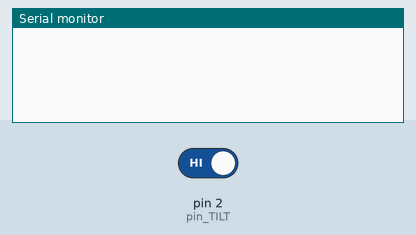
Bench run of a sketch on a simulated Arduino Uno, built with avr-gcc and run on an emulated ATmega328P. Shown: the last lines printed to the serial monitor. The inputs (shaded band) are chosen by the test bench; at power-on: pin 2 (pin_TILT) HIGH.

Above: at 1.2 s.
1.3 s: pin 2 (pin_TILT) driven LOW
At 2.7 s:
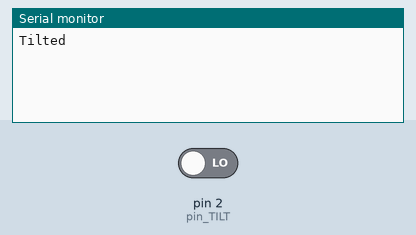
3.0 s: pin 2 (pin_TILT) driven HIGH
At 4.3 s:
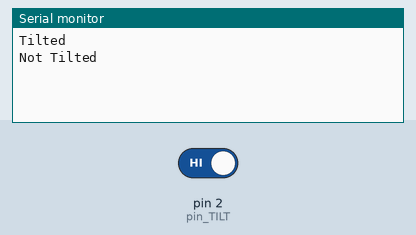

The sketch:

IOT_SMART_THING_TILT.ino
```cpp
int pin_TILT = 2;

uint8_t Tilt_pre = 0;
uint8_t Tilt_Value = 0;
uint32_t Time_check_Tilt = 0;

void setup() {
  Serial.begin(115200);

  pinMode(pin_TILT, INPUT_PULLUP);

  attachInterrupt(digitalPinToInterrupt(pin_TILT), TILT_ISR, CHANGE);
}

void loop() {
  if((Time_check_Tilt + 250) < millis())
  {
    if(Tilt_pre != Tilt_Value)
    {

      Tilt_pre = Tilt_Value;
      if(Tilt_Value == 1)
        Serial.println("Tilted");
      else
        Serial.println("Not Tilted");
    }
  }
}

void TILT_ISR(void)
{
  Tilt_Value = !digitalRead(pin_TILT);
  Time_check_Tilt = millis();
}
```

Measured:
- after the input at 1.3 s, the serial monitor: prints a new line after 0.25 s (image 1)
- after the input at 3.0 s, the serial monitor: prints a new line after 0.25 s (image 2)
